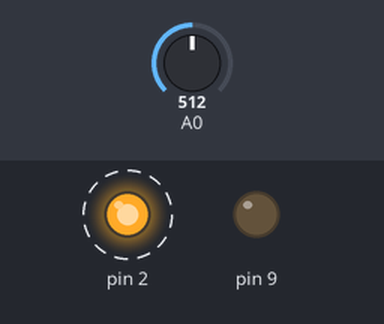
Simulated run of this sketch. Board: Arduino Uno, built with avr-gcc and run on an emulated ATmega328P. On the bench: output pins drawn as LEDs (lit = HIGH). Dashed ring = blinking. The test bench sets the inputs (shaded band); at power-on: A0 = 512. MIDI output is not drawn.

Above: at 1.2 s.
1.3 s: A0 set to 1023
At 1.8 s:
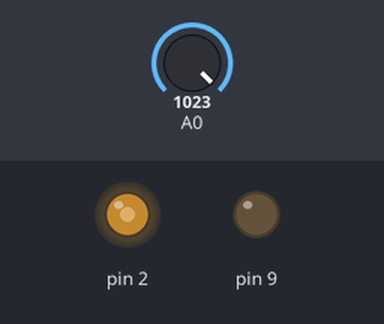
2.8 s: A0 set to 1010
5.8 s: A0 set to 974
8.8 s: A0 set to 951
At 9.72 s:
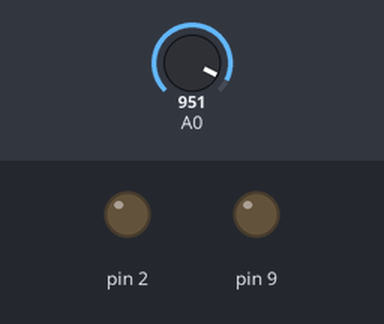
11.8 s: A0 set to 900
At 13.1 s:
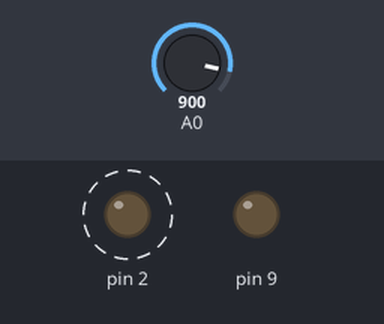
Timing chart, 0 to 14.4 s (numbered marks = the images above; inputs shaded):
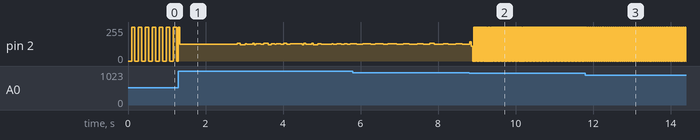

Measured:
- the behaviour switches between 967 and 966 on A0 (found by bisection; images 1 and 2)
- after the input at 11.8 s, pin 2: alternates 255/255 for 0.02 s and 0/255 for 0.02 s, starting after 0.10 s

The sketch:

MIDI_Output.ino
```cpp
#include <MIDI.h>
//#include <SevSeg.h>

#define PIN12 12

//SevSeg sevseg;
int flag = 0;

MIDI_CREATE_DEFAULT_INSTANCE();


// The value will quickly become too large for an int to store
unsigned long previousMillis = 0;        // will store last time LED was updated

int ledState = LOW;

void setup()
{

  pinMode(PIN12, INPUT);
  pinMode(9, OUTPUT);
  pinMode(2, OUTPUT);

  digitalWrite(9, LOW);

  MIDI.begin(MIDI_CHANNEL_OFF);

  /*byte numDigits = 3;
  byte digitPins[] = {9, 10, 11};
  byte segmentPins[] = {2, 3, 4, 5, 6, 7, 8, 13};
  bool resistorsOnSegments = false;
  byte hardwareConfig = COMMON_CATHODE;
  //sevseg.begin(hardwareConfig, numDigits, digitPins, segmentPins, resistorsOnSegments);
  sevseg.setBrightness(90);*/
}

void loop()
{

  //int nota = map(analogRead(A0), 0, 1023, 0, 36);

  // constants won't change:
  long interval = map(analogRead(A0), 0, 1023, 36, 0)*5;           // interval at which to blink (milliseconds)

  //sevseg.setNumber(nota); // Muestra la nota en el display
  //sevseg.refreshDisplay(); // Actualiza el display

  unsigned long currentMillis = millis();

  while (currentMillis - previousMillis >= interval) {

    interval = map(analogRead(A0), 0, 1023, 36, 0)*5;

    // save the last time you blinked the LED
    previousMillis = currentMillis;

    // if the LED is off turn it on and vice-versa:
    if (ledState == LOW) {
      ledState = HIGH;
    } else {
      ledState = LOW;
    }

    // set the LED with the ledState of the variable:
    if(ledState == HIGH){
      noteOn(60, 127);
      }
     else {
      noteOff(60, 0);
      }
     digitalWrite(2, ledState);
  }


  /*if (digitalRead(PIN12) && flag == 0) {
    noteOn(nota, 127);
    flag = 1;
  }

  else if (!digitalRead(PIN12) && flag == 1) {
    noteOff(nota, 0);
    flag = 0;
  }*/


}

void noteOn(int note, int pressure) {
  MIDI.sendNoteOn(note, pressure, 1);
}

void noteOff(int note, int pressure) {
  MIDI.sendNoteOff(note, pressure, 1);
}
```
